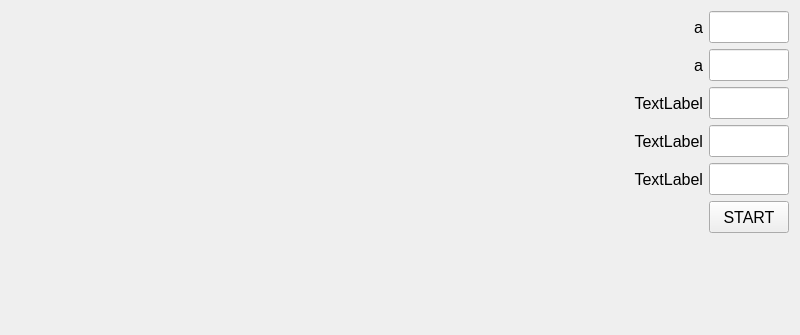
<?xml version="1.0" encoding="UTF-8"?>
<ui version="4.0">
 <class>MainWindow</class>
 <widget class="QMainWindow" name="MainWindow">
  <property name="geometry">
   <rect>
    <x>0</x>
    <y>0</y>
    <width>800</width>
    <height>335</height>
   </rect>
  </property>
  <property name="font">
   <font>
    <pointsize>12</pointsize>
   </font>
  </property>
  <property name="windowTitle">
   <string>MainWindow</string>
  </property>
  <widget class="QWidget" name="centralWidget">
   <layout class="QGridLayout" name="gridLayout">
    <item row="4" column="2">
     <widget class="QLineEdit" name="lineInNoise">
      <property name="minimumSize">
       <size>
        <width>0</width>
        <height>32</height>
       </size>
      </property>
      <property name="maximumSize">
       <size>
        <width>80</width>
        <height>32</height>
       </size>
      </property>
      <property name="font">
       <font>
        <pointsize>12</pointsize>
       </font>
      </property>
      <property name="alignment">
       <set>Qt::AlignRight|Qt::AlignTrailing|Qt::AlignVCenter</set>
      </property>
     </widget>
    </item>
    <item row="0" column="2">
     <widget class="QLineEdit" name="lineInLambdaMin">
      <property name="minimumSize">
       <size>
        <width>0</width>
        <height>32</height>
       </size>
      </property>
      <property name="maximumSize">
       <size>
        <width>80</width>
        <height>16777215</height>
       </size>
      </property>
      <property name="font">
       <font>
        <pointsize>12</pointsize>
       </font>
      </property>
      <property name="alignment">
       <set>Qt::AlignRight|Qt::AlignTrailing|Qt::AlignVCenter</set>
      </property>
     </widget>
    </item>
    <item row="3" column="2">
     <widget class="QLineEdit" name="lineInPeriod">
      <property name="minimumSize">
       <size>
        <width>0</width>
        <height>32</height>
       </size>
      </property>
      <property name="maximumSize">
       <size>
        <width>80</width>
        <height>32</height>
       </size>
      </property>
      <property name="font">
       <font>
        <pointsize>12</pointsize>
       </font>
      </property>
      <property name="alignment">
       <set>Qt::AlignRight|Qt::AlignTrailing|Qt::AlignVCenter</set>
      </property>
     </widget>
    </item>
    <item row="1" column="1">
     <widget class="QLabel" name="labLambdaMax">
      <property name="maximumSize">
       <size>
        <width>90</width>
        <height>16777215</height>
       </size>
      </property>
      <property name="font">
       <font>
        <pointsize>12</pointsize>
       </font>
      </property>
      <property name="text">
       <string>a</string>
      </property>
      <property name="alignment">
       <set>Qt::AlignRight|Qt::AlignTrailing|Qt::AlignVCenter</set>
      </property>
     </widget>
    </item>
    <item row="0" column="1">
     <widget class="QLabel" name="labLambdaMin">
      <property name="maximumSize">
       <size>
        <width>90</width>
        <height>16777215</height>
       </size>
      </property>
      <property name="font">
       <font>
        <pointsize>12</pointsize>
       </font>
      </property>
      <property name="text">
       <string>a</string>
      </property>
      <property name="alignment">
       <set>Qt::AlignRight|Qt::AlignTrailing|Qt::AlignVCenter</set>
      </property>
     </widget>
    </item>
    <item row="6" column="2">
     <spacer name="verticalSpacer">
      <property name="orientation">
       <enum>Qt::Vertical</enum>
      </property>
      <property name="sizeHint" stdset="0">
       <size>
        <width>20</width>
        <height>40</height>
       </size>
      </property>
     </spacer>
    </item>
    <item row="3" column="1">
     <widget class="QLabel" name="labPeriod">
      <property name="maximumSize">
       <size>
        <width>90</width>
        <height>16777215</height>
       </size>
      </property>
      <property name="text">
       <string>TextLabel</string>
      </property>
      <property name="alignment">
       <set>Qt::AlignRight|Qt::AlignTrailing|Qt::AlignVCenter</set>
      </property>
     </widget>
    </item>
    <item row="0" column="0" rowspan="7">
     <widget class="QCustomPlot" name="customPlot" native="true">
      <property name="sizePolicy">
       <sizepolicy hsizetype="Preferred" vsizetype="Expanding">
        <horstretch>0</horstretch>
        <verstretch>0</verstretch>
       </sizepolicy>
      </property>
      <property name="minimumSize">
       <size>
        <width>400</width>
        <height>0</height>
       </size>
      </property>
     </widget>
    </item>
    <item row="4" column="1">
     <widget class="QLabel" name="labNoise">
      <property name="maximumSize">
       <size>
        <width>90</width>
        <height>16777215</height>
       </size>
      </property>
      <property name="text">
       <string>TextLabel</string>
      </property>
      <property name="alignment">
       <set>Qt::AlignRight|Qt::AlignTrailing|Qt::AlignVCenter</set>
      </property>
     </widget>
    </item>
    <item row="2" column="1">
     <widget class="QLabel" name="labTemp">
      <property name="maximumSize">
       <size>
        <width>90</width>
        <height>16777215</height>
       </size>
      </property>
      <property name="text">
       <string>TextLabel</string>
      </property>
      <property name="alignment">
       <set>Qt::AlignRight|Qt::AlignTrailing|Qt::AlignVCenter</set>
      </property>
     </widget>
    </item>
    <item row="2" column="2">
     <widget class="QLineEdit" name="lineInTemp">
      <property name="minimumSize">
       <size>
        <width>0</width>
        <height>32</height>
       </size>
      </property>
      <property name="maximumSize">
       <size>
        <width>80</width>
        <height>16777215</height>
       </size>
      </property>
      <property name="font">
       <font>
        <pointsize>12</pointsize>
       </font>
      </property>
      <property name="alignment">
       <set>Qt::AlignRight|Qt::AlignTrailing|Qt::AlignVCenter</set>
      </property>
     </widget>
    </item>
    <item row="1" column="2">
     <widget class="QLineEdit" name="lineInLambdaMax">
      <property name="minimumSize">
       <size>
        <width>0</width>
        <height>32</height>
       </size>
      </property>
      <property name="maximumSize">
       <size>
        <width>80</width>
        <height>16777215</height>
       </size>
      </property>
      <property name="alignment">
       <set>Qt::AlignRight|Qt::AlignTrailing|Qt::AlignVCenter</set>
      </property>
     </widget>
    </item>
    <item row="5" column="2">
     <widget class="QPushButton" name="buttonStartStop">
      <property name="minimumSize">
       <size>
        <width>80</width>
        <height>32</height>
       </size>
      </property>
      <property name="maximumSize">
       <size>
        <width>80</width>
        <height>16777215</height>
       </size>
      </property>
      <property name="text">
       <string>START</string>
      </property>
     </widget>
    </item>
   </layout>
  </widget>
 </widget>
 <layoutdefault spacing="6" margin="11"/>
 <customwidgets>
  <customwidget>
   <class>QCustomPlot</class>
   <extends>QWidget</extends>
   <header>../../Libs/qcustomplot/qcustomplot.h</header>
   <container>1</container>
  </customwidget>
 </customwidgets>
 <resources/>
 <connections/>
</ui>
